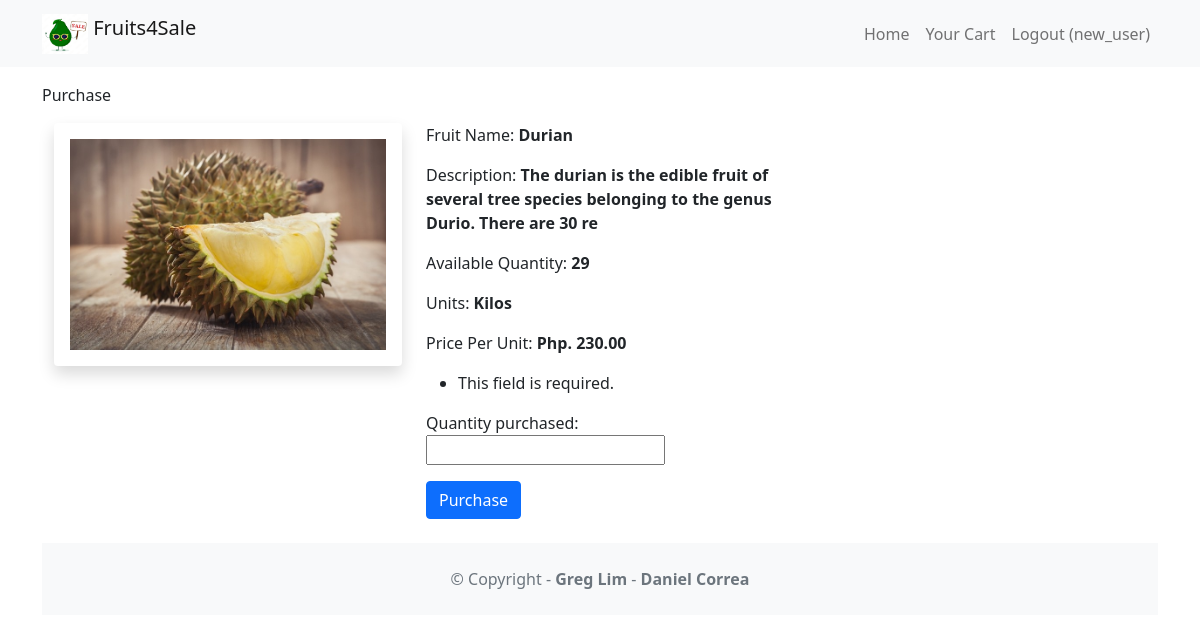
The app's page /purchase/3 (signed in) with its own data.
### fruits/models.py (models this page shows, shortened)
class Fruits(models.Model):
	fruit_name = models.CharField(max_length=100)
	description = models.CharField(max_length=100)
	image = models.ImageField(upload_to='movie/images/')
	quantity = models.IntegerField()
	units = models.CharField(max_length=100)
	price_per_quantity = models.FloatField()

### fruits/views.py (the view, shortened to what this page needs)
# urls.py: path('purchase/<fruit_id>', f_views.purchase, name='purchase'),
@login_required
def purchase(request, fruit_id):
	fruitdata = Fruits.objects.get(pk=fruit_id)
	form = PurchaseForm(request.POST)
	context = {'fruitdata': fruitdata, 'form':form}
	return render(request, 'purchase.html', context)

### fruits/forms.py
class PurchaseForm(ModelForm):
    class Meta:
        model = MyCart
        fields = ['quantity_purchased']

### fruits4sale/templates/purchase.html (shortened to what this page needs)
{% extends 'base.html' %}
{% block content %}
<p> Purchase </p>
<div class="container">
	<div class="row align-items-start">
		<div class="col">
			<img class="card-img-top shadow p-3 mb-5 bg-body rounded" src="{{ fruitdata.image.url }}" />
		</div>
		<div class="col">
			<p>Fruit Name: <b>{{ fruitdata.fruit_name }}</b></p>
			<p>Description: <b>{{ fruitdata.description }}</b></p>
			{% if fruitdata.quantity == 0 %}
			<p>Available Quantity: <b class="text-danger">Sorry this item is not available</b></p>
			{% else %}
			<p>Available Quantity: <b>{{ fruitdata.quantity }}</b></p>
			{% endif %}
			<p>Units: <b>{{ fruitdata.units }}</b></p>
			<p>Price Per Unit: <b>Php. {{ fruitdata.price_per_quantity|floatformat:2 }}</b></p>
			<form method="POST">
		        {{ form.as_p }}
		        <button type="submit" class="btn btn-primary">
		          Purchase
		        </button>
          </form>
		</div>
</div>
{% endblock content %}

### fruits4sale/templates/base.html (shortened to what this page needs)
<!DOCTYPE html>
<html>
  <head>
    <link href="https://cdn.jsdelivr.net/npm/bootstrap@5.1.1/dist/css/bootstrap.min.css" rel="stylesheet" />
  </head>
  <body>
    <nav class="navbar navbar-expand-lg navbar-light bg-light mb-3">
      <div class="container">
        <a class="navbar-brand" href="{% url 'home' %}">
          {% load static %}
          <img src="{% static 'images/fruits4sale_logo.jpeg' %}" alt="" width="46" height="40"
            class="d-inline-block align-text-top" />
          Fruits4Sale
        </a>
        <div class="collapse navbar-collapse" id="navbarNavAltMarkup">
          <div class="navbar-nav ms-auto">
            {% if user.is_authenticated %}
              <a class="nav-link" href="{% url 'home' %}">Home</a>
              <a class="nav-link" href="{% url 'myCart' %}">Your Cart</a>
              <a class="nav-link" href="{% url 'logoutaccount' %}">
                Logout ({{ user.username }})
              </a>
            {% endif %}
          </div>
        </div>
      </div>
    </nav>
    <div class="container">
      {% block content %}
      {% endblock content %}
    </div>
    <footer class="text-center text-lg-start bg-light text-muted mt-4">
      <div class="text-center p-4">
        © Copyright -
        <a class="text-reset fw-bold text-decoration-none"
          target="_blank" href="https://twitter.com/greglim81">
          Greg Lim
        </a> -
        <a class="text-reset fw-bold text-decoration-none"
          target="_blank" href="https://twitter.com/danielgarax">
          Daniel Correa
        </a>
      </div>
    </footer>
  </body>
</html>

### records on screen
Fruits: image (picture), fruit_name "Durian", description "The durian is the edible fruit of several tree species belonging to the genus Durio. There are 30 re", quantity "29", units "Kilos", price_per_quantity "230.00"

### other values on screen
{{ user.username }} "new_user"
